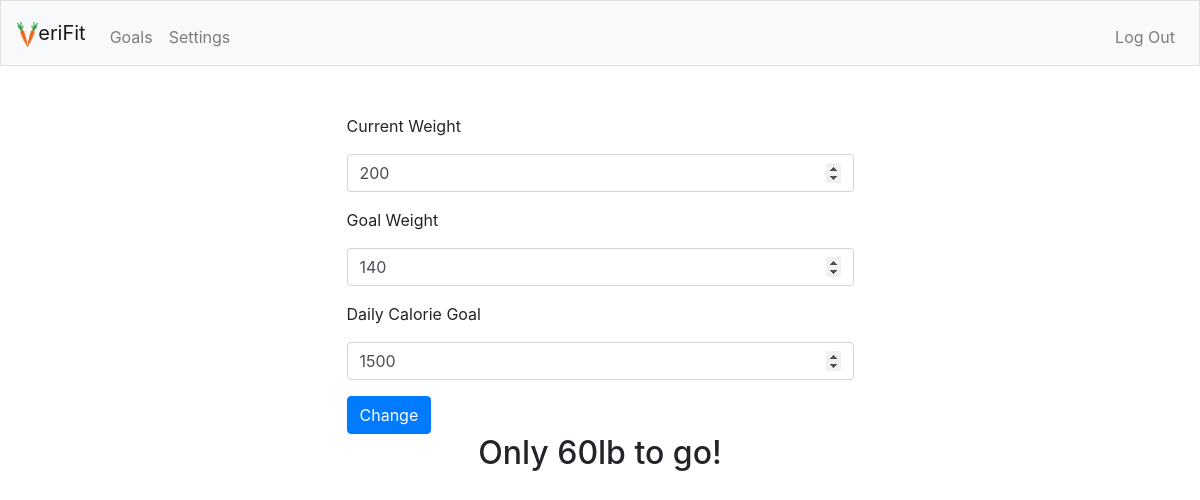
The page /goals (signed in) on the database its author committed.
### tables this page shows
CREATE TABLE goals (uid integer, currWeight integer, goalWeight integer, calories integer, foreign key (uid) references users (id));

### application.py (the view)
@app.route("/goals", methods=["GET", "POST"])
@login_required
def goals():
    if request.method == "POST":
        currWeight = request.form.get("currWeight")
        goalWeight = request.form.get("goalWeight")
        calories = request.form.get("calories")
        update_goals(session.get("user_id"), currWeight, goalWeight, calories)
        return redirect("/goals")
    else:
        goals = get_goals(session.get("user_id"))
        return render_template("goals.html", goals=goals)

### application.py (called while the page is built)
@app.after_request
def after_request(response):
    response.headers["Cache-Control"] = "no-cache, no-store, must-revalidate"
    response.headers["Expires"] = 0
    response.headers["Pragma"] = "no-cache"
    return response

### utils.py (called while the page is built)
def login_required(f):
    @wraps(f)
    def decorated_function(*args, **kwargs):
        if session.get("user_id") is None:
            return redirect("/login")
        return f(*args, **kwargs)
    return decorated_function

def get_goals(user):
    conn = sqlite3.connect("verifit.db")
    db = conn.cursor()
    db.execute("Select currWeight, goalWeight, calories from goals where uid=?", (user,))
    rec = db.fetchone()
    if not rec:
        db.execute("Insert into goals values (?, ?, ?, ?)", (user, None, None, None))
        conn.commit()
        goals = {
            "currWeight": None,
            "goalWeight": None,
            "calories": None
        }
    else:
        goals = {
            "currWeight": rec[0],
            "goalWeight": rec[1],
            "calories": rec[2]
        }
    conn.close()
    return goals

### templates/goals.html (shortened to what this page needs)
{% extends "layout.html" %}
{% block main %}
    <div class="container p-5">
        <div class="row">
            <span class="col-3"></span>
            <form action="/goals" method="post" class="col-6">
                <div class="form-group">
                    <p>Current Weight</p>
                    <input autocomplete="off" autofocus class="form-control" min=0 name="currWeight" value="{{goals.currWeight}}" type="number">
                </div>
                <div class="form-group">
                    <p>Goal Weight</p>
                    <input autocomplete="off" class="form-control" name="goalWeight" min=0 value="{{goals.goalWeight}}" type="number">
                </div>
                <div class="form-group">
                    <p>Daily Calorie Goal</p>
                    <input class="form-control" name="calories" value="{{goals.calories}}" min=1000 type="number">
                </div>
                <button class="btn btn-primary" type="submit">Change</button>
            </form>
        </div>
        <div class="row">
            <span class="col-3"></span>
            <h2 class="text-center col-6">
                {% if (goals.goalWeight and goals.currWeight) and (goals.currWeight - goals.goalWeight > 0) %}
                    Only {{goals.currWeight - goals.goalWeight}}lb to go!
                {% endif %}
            </h2>
        </div>
    </div>
{% endblock %}

### templates/layout.html (shortened to what this page needs)
<!DOCTYPE html>
<html lang="en">
    <head>
        <link href="https://maxcdn.bootstrapcdn.com/bootstrap/4.1.3/css/bootstrap.min.css" rel="stylesheet">
        <link href="/static/styles.css" rel="stylesheet">
    </head>
    <body>
        <nav class="navbar navbar-expand-md navbar-light bg-light border">
            <a class="navbar-brand" href="/"><img src="/static/favicon.png" height="25px" class="my-auto">eriFit</a>
            <div class="collapse navbar-collapse" id="navbar">
                {% if session.user_id %}
                    <ul class="navbar-nav mr-auto mt-2">
                        <li class="nav-item"><a class="nav-link" href="/goals">Goals</a></li>
                        <li class="nav-item"><a class="nav-link" href="/settings">Settings</a></li>
                    </ul>
                    <ul class="navbar-nav ml-auto mt-2">
                        <li class="nav-item"><a class="nav-link" href="/logout">Log Out</a></li>
                    </ul>
                {% else %}
                    <ul class="navbar-nav ml-auto mt-2">
                        <li class="nav-item"><a class="nav-link" href="/register">Register</a></li>
                        <li class="nav-item"><a class="nav-link" href="/login">Log In</a></li>
                    </ul>
                {% endif %}
            </div>
        </nav>
        {% block main %}{% endblock %}
    </body>
</html>

### rows shown on the page
goals: currWeight "200", goalWeight "140", calories "1500", goals.currWeight-goals.goalWeight "60"
